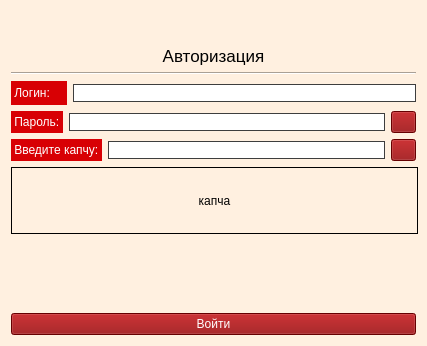
<?xml version="1.0" encoding="UTF-8"?>
<ui version="4.0">
 <class>Form</class>
 <widget class="QWidget" name="Form">
  <property name="geometry">
   <rect>
    <x>0</x>
    <y>0</y>
    <width>427</width>
    <height>346</height>
   </rect>
  </property>
  <property name="minimumSize">
   <size>
    <width>427</width>
    <height>0</height>
   </size>
  </property>
  <property name="maximumSize">
   <size>
    <width>427</width>
    <height>346</height>
   </size>
  </property>
  <property name="windowTitle">
   <string>Авторизация</string>
  </property>
  <property name="styleSheet">
   <string notr="true">background-color: rgb(255, 240, 224);</string>
  </property>
  <layout class="QVBoxLayout" name="verticalLayout_2">
   <item>
    <layout class="QVBoxLayout" name="verticalLayout" stretch="0,1,0,1,1,0,0,10,1">
     <item>
      <layout class="QHBoxLayout" name="horizontalLayout_3" stretch="0,0,2,1,0">
       <property name="leftMargin">
        <number>12</number>
       </property>
       <property name="rightMargin">
        <number>0</number>
       </property>
       <item>
        <spacer name="horizontalSpacer">
         <property name="orientation">
          <enum>Qt::Horizontal</enum>
         </property>
         <property name="sizeHint" stdset="0">
          <size>
           <width>40</width>
           <height>20</height>
          </size>
         </property>
        </spacer>
       </item>
       <item>
        <widget class="QLabel" name="label_5">
         <property name="minimumSize">
          <size>
           <width>0</width>
           <height>0</height>
          </size>
         </property>
         <property name="maximumSize">
          <size>
           <width>290</width>
           <height>70</height>
          </size>
         </property>
         <property name="font">
          <font>
           <family>Rostov</family>
           <pointsize>16</pointsize>
          </font>
         </property>
         <property name="text">
          <string/>
         </property>
         <property name="textFormat">
          <enum>Qt::AutoText</enum>
         </property>
         <property name="pixmap">
          <pixmap>../лого.png</pixmap>
         </property>
         <property name="scaledContents">
          <bool>true</bool>
         </property>
         <property name="alignment">
          <set>Qt::AlignCenter</set>
         </property>
         <property name="wordWrap">
          <bool>false</bool>
         </property>
        </widget>
       </item>
       <item>
        <spacer name="horizontalSpacer_6">
         <property name="orientation">
          <enum>Qt::Horizontal</enum>
         </property>
         <property name="sizeHint" stdset="0">
          <size>
           <width>40</width>
           <height>20</height>
          </size>
         </property>
        </spacer>
       </item>
       <item>
        <widget class="QLabel" name="logo">
         <property name="maximumSize">
          <size>
           <width>80</width>
           <height>80</height>
          </size>
         </property>
         <property name="text">
          <string/>
         </property>
         <property name="pixmap">
          <pixmap>img/logo_mini.PNG</pixmap>
         </property>
         <property name="scaledContents">
          <bool>true</bool>
         </property>
         <property name="wordWrap">
          <bool>false</bool>
         </property>
         <property name="openExternalLinks">
          <bool>false</bool>
         </property>
        </widget>
       </item>
       <item>
        <spacer name="horizontalSpacer_2">
         <property name="orientation">
          <enum>Qt::Horizontal</enum>
         </property>
         <property name="sizeHint" stdset="0">
          <size>
           <width>40</width>
           <height>20</height>
          </size>
         </property>
        </spacer>
       </item>
      </layout>
     </item>
     <item>
      <widget class="QLabel" name="label">
       <property name="sizePolicy">
        <sizepolicy hsizetype="Preferred" vsizetype="Preferred">
         <horstretch>43</horstretch>
         <verstretch>20</verstretch>
        </sizepolicy>
       </property>
       <property name="maximumSize">
        <size>
         <width>430</width>
         <height>20</height>
        </size>
       </property>
       <property name="font">
        <font>
         <family>MS Shell Dlg 2</family>
         <pointsize>13</pointsize>
         <weight>50</weight>
         <italic>false</italic>
         <bold>false</bold>
        </font>
       </property>
       <property name="styleSheet">
        <string notr="true">font: 13pt &quot;MS Shell Dlg 2&quot;;</string>
       </property>
       <property name="text">
        <string>Авторизация</string>
       </property>
       <property name="alignment">
        <set>Qt::AlignCenter</set>
       </property>
      </widget>
     </item>
     <item>
      <widget class="Line" name="line">
       <property name="orientation">
        <enum>Qt::Horizontal</enum>
       </property>
      </widget>
     </item>
     <item>
      <layout class="QHBoxLayout" name="horizontalLayout">
       <item>
        <widget class="QLabel" name="label_2">
         <property name="minimumSize">
          <size>
           <width>56</width>
           <height>24</height>
          </size>
         </property>
         <property name="maximumSize">
          <size>
           <width>0</width>
           <height>24</height>
          </size>
         </property>
         <property name="styleSheet">
          <string notr="true">background-color: rgb(216, 0, 4);
color: rgb(255, 255, 255);
font: 10pt &quot;MS Shell Dlg 2&quot;;</string>
         </property>
         <property name="text">
          <string> Логин: </string>
         </property>
        </widget>
       </item>
       <item>
        <widget class="QLineEdit" name="edit_login">
         <property name="styleSheet">
          <string notr="true">background-color: rgb(255, 255, 255); 
border-top: 1px solid #3e3e3e;
border-left: 1px solid #3e3e3e;
border-right: 1px solid #3e3e3e;
border-bottom: 1px solid #3e3e3e;</string>
         </property>
        </widget>
       </item>
      </layout>
     </item>
     <item>
      <layout class="QHBoxLayout" name="horizontalLayout_2">
       <item>
        <widget class="QLabel" name="label_3">
         <property name="styleSheet">
          <string notr="true">background-color: rgb(216, 0, 4);
color: rgb(255, 255, 255);
font: 10pt &quot;MS Shell Dlg 2&quot;;</string>
         </property>
         <property name="text">
          <string> Пароль: </string>
         </property>
        </widget>
       </item>
       <item>
        <widget class="QLineEdit" name="edit_password">
         <property name="styleSheet">
          <string notr="true">background-color: rgb(255, 255, 255); 
border-top: 1px solid #3e3e3e;
border-left: 1px solid #3e3e3e;
border-right: 1px solid #3e3e3e;
border-bottom: 1px solid #3e3e3e;</string>
         </property>
         <property name="inputMethodHints">
          <set>Qt::ImhHiddenText|Qt::ImhNoAutoUppercase|Qt::ImhNoPredictiveText|Qt::ImhSensitiveData</set>
         </property>
         <property name="echoMode">
          <enum>QLineEdit::Password</enum>
         </property>
        </widget>
       </item>
       <item>
        <widget class="QPushButton" name="btn_hide_password">
         <property name="maximumSize">
          <size>
           <width>25</width>
           <height>25</height>
          </size>
         </property>
         <property name="cursor">
          <cursorShape>PointingHandCursor</cursorShape>
         </property>
         <property name="styleSheet">
          <string notr="true">background-color: rgb(143, 0, 2);
font: 9pt &quot;Comic Sans MS&quot;;
color: rgb(255, 255, 255);</string>
         </property>
         <property name="text">
          <string/>
         </property>
         <property name="icon">
          <iconset>
           <normaloff>img/eye2.png</normaloff>img/eye2.png</iconset>
         </property>
         <property name="autoRepeat">
          <bool>false</bool>
         </property>
        </widget>
       </item>
      </layout>
     </item>
     <item>
      <layout class="QHBoxLayout" name="horizontalLayout_4">
       <item>
        <widget class="QLabel" name="label_4">
         <property name="styleSheet">
          <string notr="true">background-color: rgb(216, 0, 4);
color: rgb(255, 255, 255);
font: 10pt &quot;MS Shell Dlg 2&quot;;</string>
         </property>
         <property name="text">
          <string> Введите капчу: </string>
         </property>
        </widget>
       </item>
       <item>
        <widget class="QLineEdit" name="edit_captcha">
         <property name="styleSheet">
          <string notr="true">background-color: rgb(255, 255, 255); 
border-top: 1px solid #3e3e3e;
border-left: 1px solid #3e3e3e;
border-right: 1px solid #3e3e3e;
border-bottom: 1px solid #3e3e3e;</string>
         </property>
        </widget>
       </item>
       <item>
        <widget class="QPushButton" name="btn_new_captcha">
         <property name="maximumSize">
          <size>
           <width>25</width>
           <height>25</height>
          </size>
         </property>
         <property name="cursor">
          <cursorShape>PointingHandCursor</cursorShape>
         </property>
         <property name="styleSheet">
          <string notr="true">background-color: rgb(143, 0, 2);
font: 9pt &quot;Comic Sans MS&quot;;
color: rgb(255, 255, 255);</string>
         </property>
         <property name="text">
          <string/>
         </property>
         <property name="icon">
          <iconset>
           <normaloff>img/new.png</normaloff>img/new.png</iconset>
         </property>
        </widget>
       </item>
      </layout>
     </item>
     <item>
      <widget class="QLabel" name="captcha">
       <property name="minimumSize">
        <size>
         <width>407</width>
         <height>67</height>
        </size>
       </property>
       <property name="maximumSize">
        <size>
         <width>407</width>
         <height>67</height>
        </size>
       </property>
       <property name="frameShape">
        <enum>QFrame::Box</enum>
       </property>
       <property name="text">
        <string>капча</string>
       </property>
       <property name="scaledContents">
        <bool>true</bool>
       </property>
       <property name="alignment">
        <set>Qt::AlignCenter</set>
       </property>
      </widget>
     </item>
     <item>
      <spacer name="verticalSpacer">
       <property name="orientation">
        <enum>Qt::Vertical</enum>
       </property>
       <property name="sizeHint" stdset="0">
        <size>
         <width>20</width>
         <height>40</height>
        </size>
       </property>
      </spacer>
     </item>
     <item>
      <widget class="QPushButton" name="btn_enter">
       <property name="cursor">
        <cursorShape>PointingHandCursor</cursorShape>
       </property>
       <property name="styleSheet">
        <string notr="true">background-color: rgb(143, 0, 2);
color: rgb(255, 255, 255);
font: 10pt &quot;MS Shell Dlg 2&quot;;</string>
       </property>
       <property name="text">
        <string>Войти</string>
       </property>
      </widget>
     </item>
    </layout>
   </item>
  </layout>
 </widget>
 <resources/>
 <connections/>
</ui>
